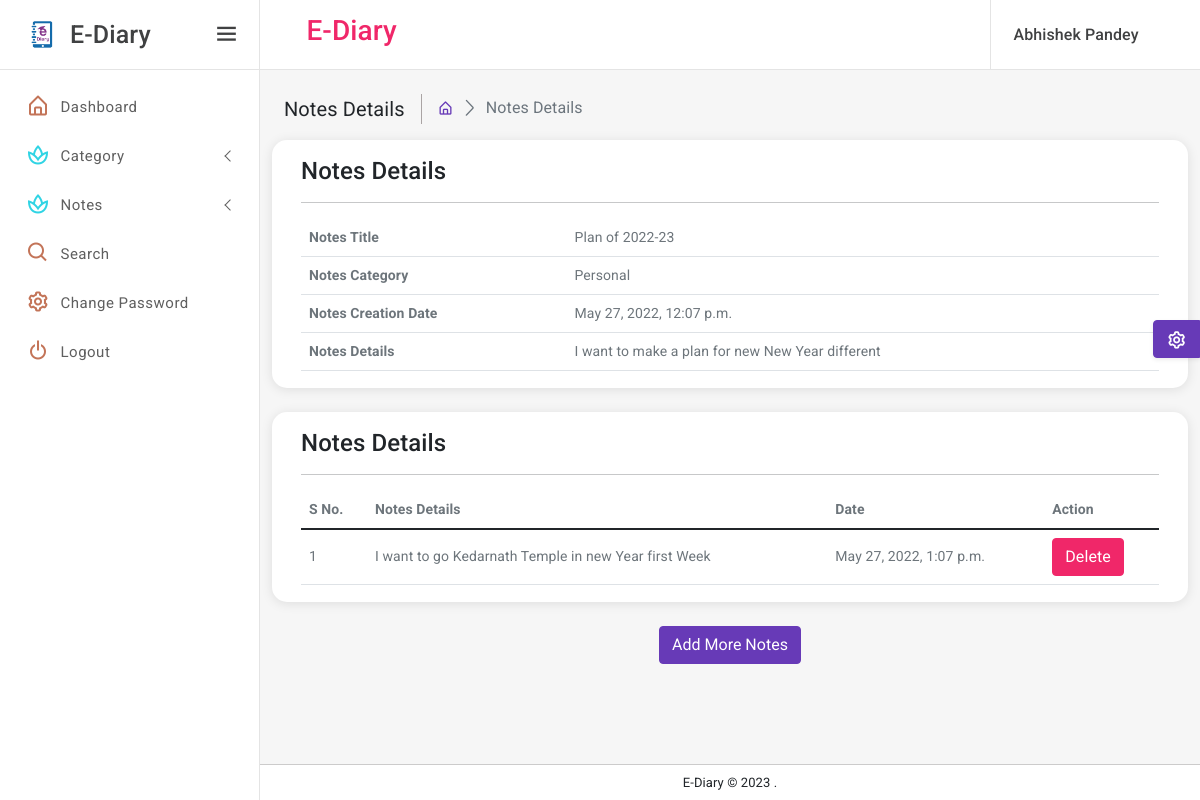
Screenshot of /viewNotes/2 (signed in) with the database file from the repository.
### eDiary/models.py (models this page shows, shortened)
class Notes(models.Model):
    signup = models.ForeignKey(Signup, on_delete=models.CASCADE, null=True)
    category = models.ForeignKey(Category, on_delete=models.CASCADE, null=True)
    noteTitle = models.CharField(max_length=150, null=True)
    noteDescription = models.CharField(max_length=250, null=True)
    CreationDate = models.DateTimeField(auto_now_add=True)

class Category(models.Model):
    signup = models.ForeignKey(Signup, on_delete=models.CASCADE, null=True)
    categoryName = models.CharField(max_length=150, null=True)
    CreationDate = models.DateTimeField(auto_now_add=True)

class Noteshistory(models.Model):
    note = models.ForeignKey(Notes, on_delete=models.CASCADE, null=True)
    signup = models.ForeignKey(Signup, on_delete=models.CASCADE, null=True)
    noteDetails = models.CharField(max_length=250, null=True)
    postingDate = models.DateTimeField(auto_now_add=True)

### eDiary/views.py (the view, shortened to what this page needs)
# urls.py: path('viewNotes/<int:pid>', viewNotes, name='viewNotes'),
def viewNotes(request,pid):
    if not request.user.is_authenticated:
        return redirect('user_login')
    notes = Notes.objects.get(id=pid)
    user = User.objects.get(id=request.user.id)
    signup = Signup.objects.get(user=user)
    noteshistory = Noteshistory.objects.filter(signup=signup)
    return render(request, 'viewNotes.html', locals())

### eDiary/templates/viewNotes.html (shortened to what this page needs)
{% extends 'userbase.html' %}
{% load static %}
{% block main %}
<div class="page-wrapper">
    <div class="page-content-wrapper">
        <div class="page-content">
            <div class="page-breadcrumb d-none d-sm-flex align-items-center mb-3">
                <div class="breadcrumb-title pe-3">Notes Details</div>
                <div class="ps-3">
                    <nav aria-label="breadcrumb">
                        <ol class="breadcrumb mb-0 p-0">
                            <li class="breadcrumb-item"><a href="{% url 'user_home' %}"><i
                                    class="bx bx-home-alt"></i></a>
                            </li>
                            <li class="breadcrumb-item active" aria-current="page">Notes Details</li>
                        </ol>
                    </nav>
                </div>
            </div>
            <div class="row">
                <div class="card radius-15 col-xl-12">
                    <div class="card-body">
                        <div class="card-title">
                            <h4 class="mb-0">Notes Details</h4>
                        </div>
                        <hr/>
                        <div class="table-responsive">
                            <table class="table mb-0">
                                <thead>
                                <tr>
                                    <th>Notes Title</th>
                                    <td>{{notes.noteTitle}}</td>
                                </tr>
                                <tr>
                                    <th>Notes Category</th>
                                    <td>{{notes.category.categoryName}}</td>
                                </tr>
                                <tr>
                                    <th>Notes Creation Date</th>
                                    <td>{{notes.CreationDate}}</td>
                                </tr>
                                <tr>
                                    <th>Notes Details</th>
                                    <td>{{notes.noteDescription}}</td>
                                </tr>
                                </thead>
                            </table>
                        </div>
                    </div>
                </div>
            </div>
            <div class="row">
                <div class="card radius-15 col-xl-12">
                    <div class="card-body">
                        <div class="card-title">
                            <h4 class="mb-0">Notes Details</h4>
                        </div>
                        <hr/>
                        <div class="table-responsive">
                            <table class="table mb-0">
                                <thead>
                                <tr>
                                    <th>S No.</th>
                                    <th>Notes Details</th>
                                    <th>Date</th>
                                    <th>Action</th>
                                </tr>
                                </thead>
                                <tbody>
                                {% for i in noteshistory %}
                                <tr>
                                    <td>{{forloop.counter}}</td>
                                    <td>{{i.noteDetails}}</td>
                                    <td>{{i.postingDate}}</td>
                                    <td><a href="{% url 'deleteNotesHistory' i.id %}" onclick="return confirm('Are you sure to Delete')" class="btn btn-danger">Delete</a></td>
                                </tr>
                                {% endfor %}
                                </tbody>
                            </table>
                        </div>
                    </div>
                </div>
            </div>
            <div align="center">
                <button class="btn btn-primary" type="button" data-bs-toggle="modal" data-bs-target="#exampleModal">Add
                    More Notes
                </button>
            </div>
        </div>
    </div>
</div>
{% endblock %}

### eDiary/templates/userbase.html (shortened to what this page needs)
{% load static %}
<!DOCTYPE html>
<html lang="en">
<head>
    <link href="{% static 'assets/plugins/vectormap/jquery-jvectormap-2.0.2.css' %}" rel="stylesheet"/>
    <link href="{% static 'assets/plugins/simplebar/css/simplebar.css' %}" rel="stylesheet"/>
    <link href="{% static 'assets/plugins/perfect-scrollbar/css/perfect-scrollbar.css' %}" rel="stylesheet"/>
    <link href="{% static 'assets/plugins/metismenu/css/metisMenu.min.css' %}" rel="stylesheet"/>
    <link href="{% static 'assets/css/pace.min.css' %}" rel="stylesheet"/>
    <link rel="stylesheet" href="{% static 'assets/css/bootstrap.min.css' %}"/>
    <link rel="stylesheet" href="{% static 'assets/css/icons.css' %}"/>
    <link rel="stylesheet" href="{% static 'assets/css/app.css' %}"/>
    <link rel="stylesheet" href="{% static 'assets/css/dark-sidebar.css' %}"/>
    <link rel="stylesheet" href="{% static 'assets/css/dark-theme.css' %}"/>
</head>
<body>
<div class="wrapper">
    <div class="sidebar-wrapper" data-simplebar="true">
        <div class="sidebar-header">
            <div class="">
                <img src="{% static 'assets/images/logo-icon.png' %}" class="logo-icon-2" alt=""/>
            </div>
            <div>
                <h4 class="logo-text">E-Diary</h4>
            </div>
            <a href="javascript:;" class="toggle-btn ms-auto"> <i class="bx bx-menu"></i>
            </a>
        </div>
        <ul class="metismenu" id="menu">
            <li>
                <a href="{% url 'user_home' %}">
                    <div class="parent-icon icon-color-8"><i class="bx bx-home-alt"></i>
                    </div>
                    <div class="menu-title">Dashboard</div>
                </a>
            </li>
            <li>
                <a class="has-arrow" href="javascript:;">
                    <div class="parent-icon icon-color-10"><i class="bx bx-spa"></i>
                    </div>
                    <div class="menu-title">Category</div>
                </a>
            </li>
            <li>
                <a class="has-arrow" href="javascript:;">
                    <div class="parent-icon icon-color-10"><i class="bx bx-spa"></i>
                    </div>
                    <div class="menu-title">Notes</div>
                </a>
            </li>
            <li>
                <a href="{% url 'searchNotes' %}">
                    <div class="parent-icon icon-color-8"><i class="bx bx-search"></i>
                    </div>
                    <div class="menu-title">Search</div>
                </a>
            </li>
            <li>
                <a href="{% url 'changePassword' %}">
                    <div class="parent-icon icon-color-8"><i class="bx bx-cog"></i>
                    </div>
                    <div class="menu-title">Change Password</div>
                </a>
            </li>
            <li>
                <a href="/logout">
                    <div class="parent-icon icon-color-8"><i class="bx bx-power-off"></i>
                    </div>
                    <div class="menu-title">Logout</div>
                </a>
            </li>
        </ul>
    </div>
    <header class="top-header">
        <nav class="navbar navbar-expand">
            <div class="flex-grow-1 search-bar">
                <div class="input-group">
                    <center><h3 class="text-danger">E-Diary</h3></center>
                </div>
            </div>
            <div class="right-topbar ms-auto">
                <ul class="navbar-nav">
                    <li class="nav-item dropdown dropdown-user-profile">
                        <a class="nav-link dropdown-toggle dropdown-toggle-nocaret" href="javascript:;"
                           data-bs-toggle="dropdown">
                            <div class="d-flex user-box align-items-center">
                                <div class="user-info">
                                    <p class="user-name mb-0">{{request.user.first_name}} {{request.user.last_name}}</p>
                                </div>
                            </div>
                        </a>
                    </li>
                </ul>
            </div>
        </nav>
    </header>
    {% block main %}
    {% endblock %}
    <div class="footer">
        <p class="mb-0">E-Diary &copy;
            .
        </p>
    </div>
</div>
<div class="switcher-body">
    <button class="btn btn-primary btn-switcher shadow-sm" type="button" data-bs-toggle="offcanvas"
            data-bs-target="#offcanvasScrolling" aria-controls="offcanvasScrolling"><i class="bx bx-cog bx-spin"></i>
    </button>
</div>
</body>
</html>

### rows the page displays
Notes: noteTitle "Plan of 2022-23", category.categoryName "Personal", CreationDate "May 27, 2022, 12:07 p.m.", noteDescription "I want to make a plan for new New Year different"
Noteshistory: noteDetails "I want to go Kedarnath Temple in new Year first Week", postingDate "May 27, 2022, 1:07 p.m."

### other values shown
{{ request.user.first_name }} "Abhishek"
{{ request.user.last_name }} "Pandey"
